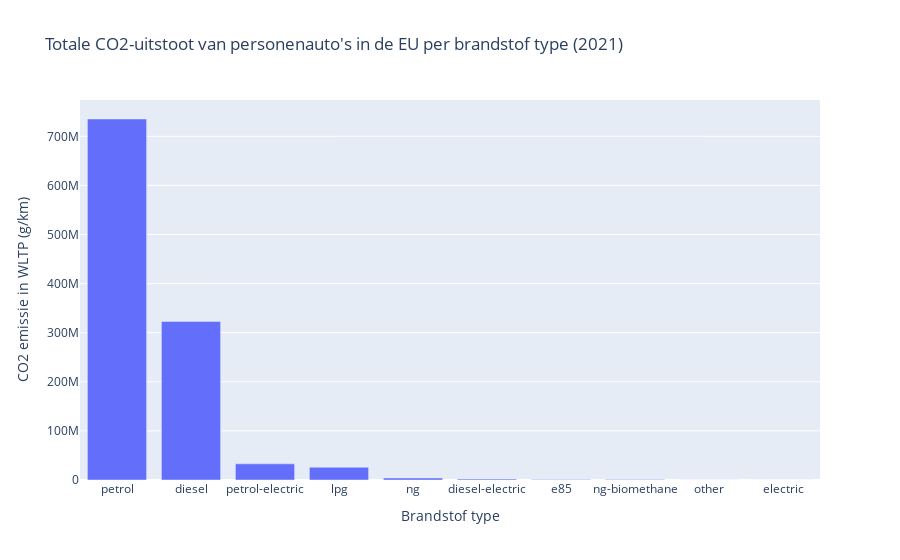

Notebook cell for this chart:
### Markdown cell above
**Figuur 3**. Deze taartdiagram visualiseert de gemiddelde CO2-uitstoot per brandstoftype in het jaar 2021. Elk segment in het diagram vertegenwoordigt een brandstoftype, zoals benzine, diesel, elektrisch, enz. De grootte van elk segment weerspiegelt het aandeel van de CO2-uitstoot dat wordt bijgedragen door dat specifieke brandstoftype. Door middel van deze taartdiagram kunnen wij de CO2-uitstoot tussen verschillende brandstoftypes vergelijke en de brandstoftypes met de hoogste en laagste uitstoot identificeren.

### Code cell
# Plot settings
fig = px.bar(total_emission_per_ft,
    x="Ft",
    y="Ewltp (g/km)",
    title="Totale CO2-uitstoot van personenauto's in de EU per brandstof type (2021)",
    custom_data=[total_emission_per_ft["n"]],
    labels={
        "Ewltp (g/km)": "CO2 emissie in WLTP (g/km)",
        "Ft": "Brandstof type",
    }
)
fig.update_traces(hovertemplate="CO2 emissie in WLTP (g/km)=%{y}<br>Aantal auto's=%{customdata[0]}")
fig.show()

### Figure 1 — Plotly figure (JSON) as saved in the notebook; plotly's stock layout.template omitted (floating-point values rounded to 4 significant figures)
{"data": [{"alignmentgroup": "True", "customdata": [[5469354], [2235397], [786478], [214743], [39088], [50760], [7210], [7629], [1795], [980563]], "hovertemplate": "CO2 emissie in WLTP (g/km)=%{y}<br>Aantal auto's=%{customdata[0]}", "legendgroup": "", "marker": {"color": "#636efa", "pattern": {"shape": ""}}, "name": "", "offsetgroup": "", "orientation": "v", "showlegend": false, "textposition": "auto", "type": "bar", "x": ["petrol", "diesel", "petrol-electric", "lpg", "ng", "diesel-electric", "e85", "ng-biomethane", "other", "electric"], "xaxis": "x", "y": [735300000.0, 323000000.0, 32940000.0, 26010000.0, 4101000.0, 1985000.0, 1150701, 864100.0, 220954, 0], "yaxis": "y"}], "layout": {"barmode": "relative", "legend": {"tracegroupgap": 0}, "title": {"text": "Totale CO2-uitstoot van personenauto's in de EU per brandstof type (2021)"}, "xaxis": {"anchor": "y", "domain": [0, 1], "title": {"text": "Brandstof type"}}, "yaxis": {"anchor": "x", "domain": [0, 1], "title": {"text": "CO2 emissie in WLTP (g/km)"}}}}
